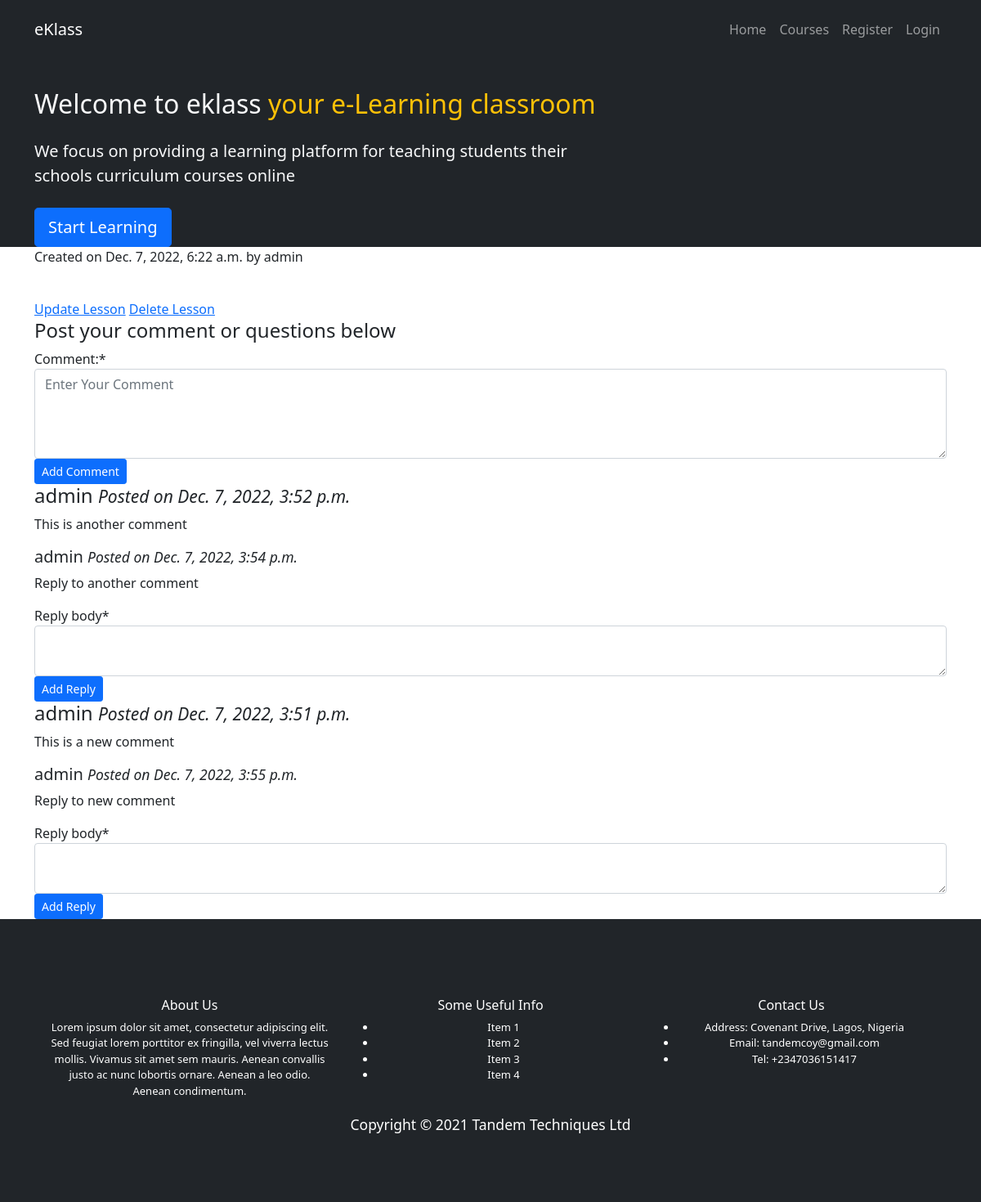
Page /curriculum/general-mathematics/maths1/percentage/ on the committed database.
### curriculum/models.py (models this page shows, shortened)
class Lesson(models.Model):
    lesson_id = models.CharField(max_length=100, unique=True)
    Standard = models.ForeignKey(Standard, on_delete=models.CASCADE)
    created_by = models.ForeignKey(User,on_delete=models.CASCADE)
    created_at = models.DateTimeField(auto_now_add=True)
    subject = models.ForeignKey(Subject, on_delete=models.CASCADE,related_name='lessons')
    name = models.CharField(max_length=250)
    position = models.PositiveSmallIntegerField(verbose_name="Chapter no.")
    slug = models.SlugField(null=True, blank=True)
    video = models.FileField(upload_to=save_lesson_files,verbose_name="Video", blank=True, null=True)
    ppt = models.FileField(upload_to=save_lesson_files,verbose_name="Presentations", blank=True)
    Notes = models.FileField(upload_to=save_lesson_files,verbose_name="Notes", blank=True)
    class Meta:
        ordering = ['position']

class Comment(models.Model):
    lesson_name = models.ForeignKey(Lesson,null=True, on_delete=models.CASCADE,related_name='comments')
    comm_name = models.CharField(max_length=100, blank=True)
    author = models.ForeignKey(User,on_delete=models.CASCADE)
    body = models.TextField(max_length=500)
    date_added = models.DateTimeField(auto_now_add=True)
    class Meta:
        ordering = ['-date_added']

class Reply(models.Model):
    comment_name = models.ForeignKey(Comment, on_delete=models.CASCADE,related_name='replies')
    reply_body = models.TextField(max_length=500)
    author = models.ForeignKey(User,on_delete=models.CASCADE)
    date_added = models.DateTimeField(auto_now_add=True)

### curriculum/views.py (the view, shortened to what this page needs)
# urls.py: path('<str:standard>/<str:subject>/<slug:slug>/', views.LessonDetailView.as_view(),name='lesson_detail'),
class LessonDetailView(DetailView, FormView):
    context_object_name = 'lessons'
    model = Lesson
    template_name = 'curriculum/lesson_detail_view.html'
    form_class = CommentForm
    second_form_class = ReplyForm
    def get_context_data(self, **kwargs):
        context = super(LessonDetailView, self).get_context_data(**kwargs)
        if 'form' not in context:
            context['form'] = self.form_class()
        if 'form2' not in context:
            context['form2'] = self.second_form_class()
        return context

### curriculum/forms.py
class CommentForm(forms.ModelForm):
    class Meta:
        model = Comment
        fields = ('body',)
        labels = {"body":"Comment:"}
        widgets = {
            'body': forms.Textarea(attrs={'class':'form-control', 'rows':4, 'cols':70, 'placeholder':"Enter Your Comment"}),
        }

class ReplyForm(forms.ModelForm):
    class Meta:
        model = Reply
        fields = ('reply_body',)
        widgets = {
            'reply_body': forms.Textarea(attrs={'class':'form-control', 'rows':2, 'cols':10}),
        }

### curriculum/templates/curriculum/lesson_detail_view.html (shortened to what this page needs)
{% extends 'base.html' %}
{% load crispy_forms_tags %}
{% block content %}
<p>Created on {{lessons.created_at}} by {{lessons.created_by}}</p><br>
<a href="{% url 'curriculum:lesson_update' standard=lessons.Standard.slug subject=lessons.subject.slug slug=lessons.slug %}">Update Lesson</a>
<a href="{% url 'curriculum:lesson_delete' standard=lessons.Standard.slug subject=lessons.subject.slug slug=lessons.slug %}">Delete Lesson</a>
<h4>Post your comment or questions below</h4>
<form method="post">
  <div class="form-group">
    {{form|crispy}}
    <input type="submit" name="form" value="Add Comment" class="btn btn-primary btn-sm">
  </div>
</form>
{% for comment in lessons.comments.all %}
<h4>{{comment.author}} <small><i>Posted on {{comment.date_added}}</i></small></h4>
<p>{{comment.body}}</p>
    {% for reply in comment.replies.all %}
      <h5>{{reply.author}} <small><i>Posted on {{reply.date_added}}</i></small></h5>
      <p>{{reply.reply_body}}</p>
    {% endfor %}
    <form method="post">
      {{form2|crispy}}
      <input type="submit" name="form2" value="Add Reply" class="btn btn-primary btn-sm">
    </form>
  {% endfor %}
{% endblock %}

### templates/base.html (shortened to what this page needs)
<!DOCTYPE html>
{% load static %}
<html lang="en">
  <head>
    <link
      href="https://cdn.jsdelivr.net/npm/bootstrap@5.0.1/dist/css/bootstrap.min.css"
      rel="stylesheet"
>
    <link rel="stylesheet" href="{% static 'css/master_css.css' %}">
  </head>
  <body>
<body>
    <nav class="navbar navbar-expand-lg bg-dark navbar-dark py-3 fixed-top">
      <div class="container">
        <a href="#" class="navbar-brand">eKlass</a>
        <div class="collapse navbar-collapse" id="navmenu">
          <ul class="navbar-nav ms-auto">
            <li class="nav-item">
              <a href="{% url 'index' %}" class="nav-link">Home</a>
            </li>
            <li class="nav-item">
              <a href="{% url 'curriculum:standard_list' %}" class="nav-link">Courses</a>
            </li>
            <li class="nav-item">
              <a href="{% url 'register' %}" class="nav-link">Register</a>
            </li>
            {% if user.is_authenticated %}
             <li class="nav-item">
              <a href="{% url 'user_logout' %}" class="nav-link">Logout</a>
            </li>
             {% else %}
             <li class="nav-item">
              <a href="{% url 'user_login' %}" class="nav-link">Login</a>
            </li>
             {% endif %}
          </ul>
        </div>
      </div>
    </nav>
    <section
      class="bg-dark text-light p-5 p-lg-0 pt-lg-4 text-center text-sm-start">
      <div class="container">
        <div class="d-sm-flex align-items-center justify-content-between">
          <div>
            <p class="lead my-4">
              <p class="lead my-4">
            <h2>Welcome to eklass<span class="text-warning"> your e-Learning classroom</span></h2>
            <p class="lead my-4">
              We focus on providing a learning platform for teaching students their schools curriculum courses online
            </p>
            <a href="{% url 'curriculum:standard_list' %}">
            <button
              class="btn btn-primary btn-lg"
              data-bs-toggle="modal"
              {% comment %} data-bs-target="#enroll" {% endcomment %}
            >
            Start Learning
            </button></a>
          </div>
        </div>
      </div>
    </section>
<section>
   <div class="container">
        {% block content %}
        {% endblock %}
   </div>
</section>
<footer class="p-5 bg-dark text-white text-center position-relative font-size">
  <div class="container">
    <div class="row mt-4">
      <div class="col-md-4 mt-4">
        <h6>About Us</h6>
        Lorem ipsum dolor sit amet, consectetur adipiscing elit. Sed feugiat lorem porttitor ex fringilla, vel viverra lectus mollis. Vivamus sit amet sem mauris. Aenean convallis justo ac nunc lobortis ornare. Aenean a leo odio. Aenean condimentum.
        </div>
        <div class="col-md-4 mt-4">
          <h6>Some Useful Info</h6>
          <ul>
            <li>Item 1</li>
            <li>Item 2</li>
            <li>Item 3</li>
            <li>Item 4</li>
          </ul>
        </div>
        <div class="col-md-4 mt-4">
          <h6>Contact Us</h6>
          <ul>
            <li>Address: Covenant Drive, Lagos, Nigeria</li>
            <li>Email: tandemcoy@gmail.com</li>
            <li>Tel: +2347036151417</li>
          </ul>
        </div>
      </div>
      <div class="footer-copyright text-center py-3">
        <p class="lead"><small>Copyright &copy; 2021 Tandem Techniques Ltd</small></p>
      </div>
    </div>
  </body>
</html>

### static/css/master_css.css (style rules this page uses)
body::before { display: block; content: ''; height: 60px; }
Footer { font-size: small; }

### rows in the picture
Lesson: created_at "Dec. 7, 2022, 6:22 a.m.", created_by "admin"
Comment: author "admin", date_added "Dec. 7, 2022, 3:52 p.m.", body "This is another comment"
Reply: author "admin", date_added "Dec. 7, 2022, 3:54 p.m.", reply_body "Reply to another comment"
Comment: author "admin", date_added "Dec. 7, 2022, 3:51 p.m.", body "This is a new comment"
Reply: author "admin", date_added "Dec. 7, 2022, 3:55 p.m.", reply_body "Reply to new comment"
